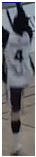
#> input picture results/1.jpg, 36 x 157 px; its folder holds 4 pictures in this run
$ python grouping.py
#> lines starting #> are read from the running program, lines starting #| are printed output that depends on the picture
import cv2
import os
import numpy as np

# read in images and store in a list
images = []
for file_name in os.listdir('results'):
    if file_name.endswith('.jpg'):
        image = cv2.imread(os.path.join('results', file_name))
#> image is the input picture: shape (157, 36, 3); mean B, G, R 117.7, 113.9, 114.5
        images.append(image)

# convert images to grayscale
gray_images = [cv2.cvtColor(image, cv2.COLOR_BGR2GRAY) for image in images]
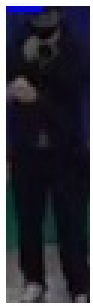
#> image: shape (102, 31, 3) (shown 3 times larger); mean B, G, R 63.7, 54, 54.1

# group images by their average color value
groups = {}
for i, image in enumerate(gray_images):
    avg_color = np.average(image)
    if avg_color not in groups:
        groups[avg_color] = []
    groups[avg_color].append(i)

print(groups)
